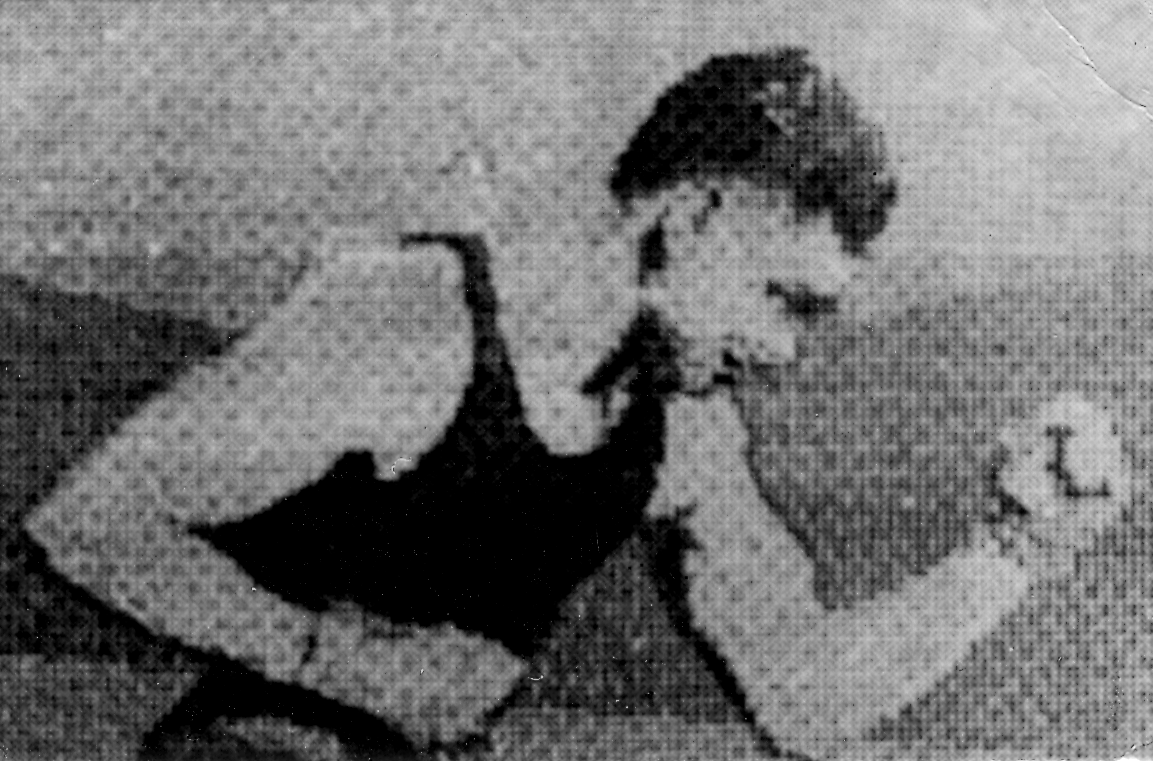
#> input picture images/0.tif, 1153 x 761 px, found by its file name
$ jupyter execute 12_Image-Processing.ipynb   (shell and % lines are left out)
#> lines starting #> are read from the running program, lines starting #| are printed output that depends on the picture; long printed decimals are rounded
[cell 1]
import numpy as np
import matplotlib.pyplot as plt

[cell 2]
img1 = plt.imread('/home/hamza/Desktop/LEARNING/Complete NumPy Masterclass Go from Zero to Hero in Numpy/21. Downloadable Code Bundle/CodeBundle/images/0.tif')
#> img1 is the input picture: shape (761, 1153); min 0, max 255, mean 112.4

[cell 3]
plt.imshow(img1)
plt.axis('off')
plt.title('Tree')
plt.show()

[cell 4]
plt.imsave('/home/hamza/Desktop/LEARNING/Complete NumPy Masterclass Go from Zero to Hero in Numpy/21. Downloadable Code Bundle/CodeBundle/images/output/0.png', img1)

[cell 5]
img1 = plt.imread('/home/hamza/Desktop/LEARNING/Complete NumPy Masterclass Go from Zero to Hero in Numpy/21. Downloadable Code Bundle/CodeBundle/images/1.tif')
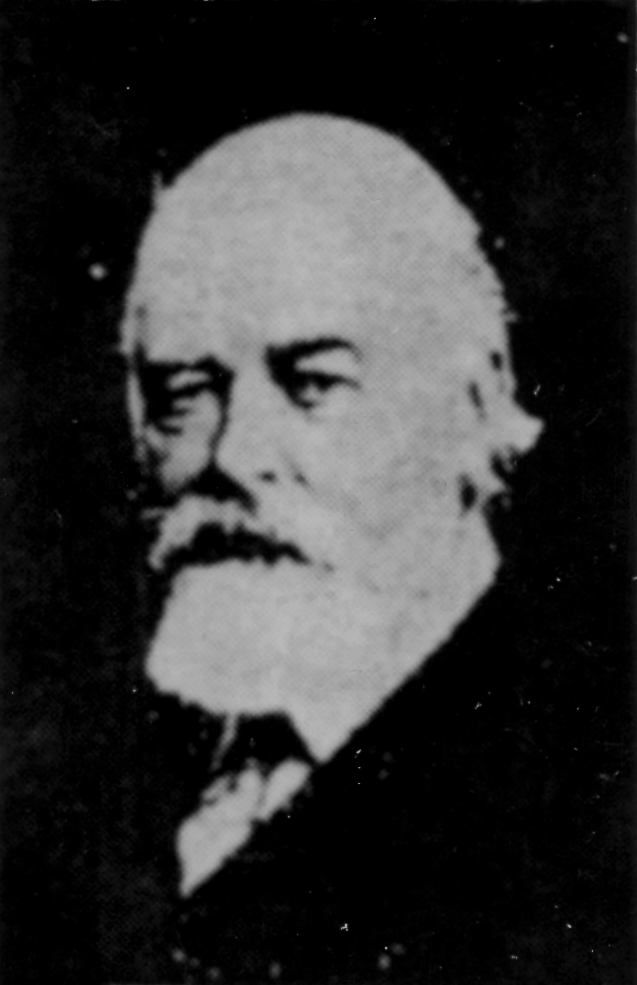
#> input picture images/1.tif, 637 x 985 px, found by its file name
#> img1 is the input picture: shape (985, 637); min 0, max 189, mean 50
plt.imshow(img1)
plt.imshow(img1, cmap='gray')
plt.axis('off')
plt.show()

# NumPy for Images

[cell 6]
img1 = plt.imread('/home/hamza/Desktop/LEARNING/Complete NumPy Masterclass Go from Zero to Hero in Numpy/21. Downloadable Code Bundle/CodeBundle/images/0.tif')
img2 = plt.imread('/home/hamza/Desktop/LEARNING/Complete NumPy Masterclass Go from Zero to Hero in Numpy/21. Downloadable Code Bundle/CodeBundle/images/1.tif')

print(type(img1))
#| <class 'numpy.ndarray'>
print(img1.shape)
#| (761, 1153)
print(img1.ndim)
#| 2
print(img1.size)
#| 877433

print(img1.dtype)
#| uint8
print(img1.nbytes)
#| 877433

[cell 7]
print(type(img2))
#| <class 'numpy.ndarray'>
print(img2.shape)
#| (985, 637)
print(img2.ndim)
#| 2
print(img2.size)
#| 627445

print(img2.dtype)
#| uint8
print(img2.nbytes)
#| 627445

[cell 8]
print(img2[10, 10])
#| 1

# Image Statistics

[cell 9]
img1 = plt.imread('/home/hamza/Desktop/LEARNING/Complete NumPy Masterclass Go from Zero to Hero in Numpy/21. Downloadable Code Bundle/CodeBundle/images/3.tif')
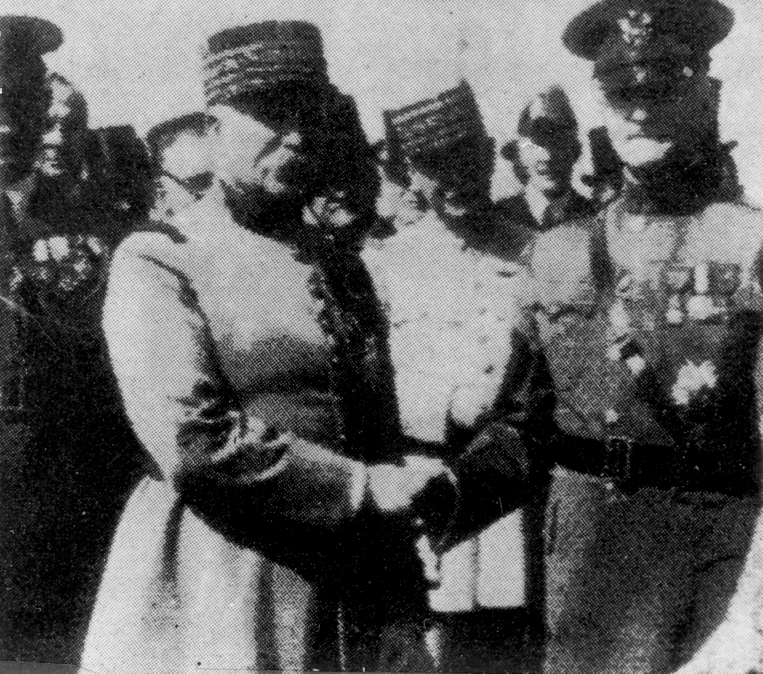
#> input picture images/3.tif, 1525 x 1347 px, found by its file name (shown at 1/2 size)
#> img1 is the input picture: shape (1347, 1525); min 0, max 255, mean 94

print(img1.min())
#| 0
print(img1.max())
#| 255
print(img1.mean())
#| 94.011

[cell 10]
print(np.median(img1))
#| 70.0
print(np.average(img1))
#| 94.011
print(np.mean(img1))
#| 94.011
print(np.std(img1))
#| 77.702
print(np.var(img1))
#| 6037.676

# Image Mask

# Image Channels

[cell 11]
img1 = plt.imread('/home/hamza/Desktop/LEARNING/Complete NumPy Masterclass Go from Zero to Hero in Numpy/21. Downloadable Code Bundle/CodeBundle/images/5.jpeg')
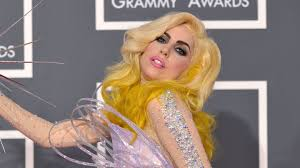
#> input picture images/5.jpeg, 300 x 168 px, found by its file name
#> img1 is the input picture: shape (168, 300, 3); mean R, G, B 145.8, 130, 119.9

r = img1[:, :, 0]
g = img1[:, :, 1]
b = img1[:, :, 2]

output = np.dstack((r, g, b))
plt.imshow(output)
plt.show()

# Arithmetic Operations on Images

[cell 12]
img1 = plt.imread('/home/hamza/Desktop/LEARNING/Complete NumPy Masterclass Go from Zero to Hero in Numpy/21. Downloadable Code Bundle/CodeBundle/images/7.jpeg')
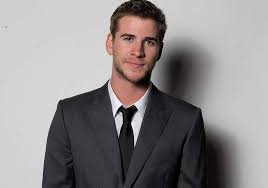
#> input picture images/7.jpeg, 268 x 188 px, found by its file name
#> img1 is the input picture: shape (188, 268, 3); mean R, G, B 141.7, 137.6, 138
img2 = plt.imread('/home/hamza/Desktop/LEARNING/Complete NumPy Masterclass Go from Zero to Hero in Numpy/21. Downloadable Code Bundle/CodeBundle/images/6.jpg')
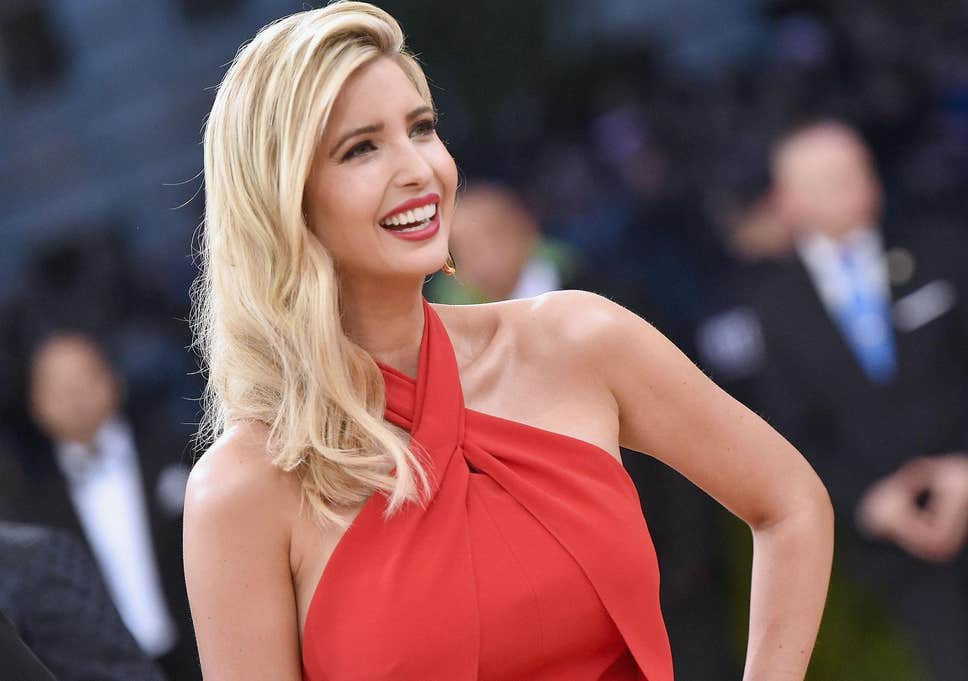
#> input picture images/6.jpg, 968 x 681 px, found by its file name
#> img2 is the input picture: shape (681, 968, 3); mean R, G, B 119.5, 88.2, 89.9

plt.imshow(img1)
plt.show()
plt.imshow(img2)
plt.show()

[cell 13]
plt.imshow(np.flip(img1, -2))
plt.show()

[cell 14]
plt.imshow(np.flip(img1, 0))
plt.show()

[cell 15]
plt.imshow(np.flip(img1, 1))
plt.show()

[cell 16]
plt.imshow(np.flip(img1, 2))
plt.show()
#> figure, not shown here; B, G, R data is drawn as R, G, B

[cell 17]
plt.imshow(np.roll(img1, 2048))
plt.show()

[cell 18]
plt.imshow(np.fliplr(img1))
plt.show()

[cell 19]
plt.imshow(np.flipud(img2))
plt.show()

[cell 20]
plt.imshow(np.rot90(img2))
plt.show()
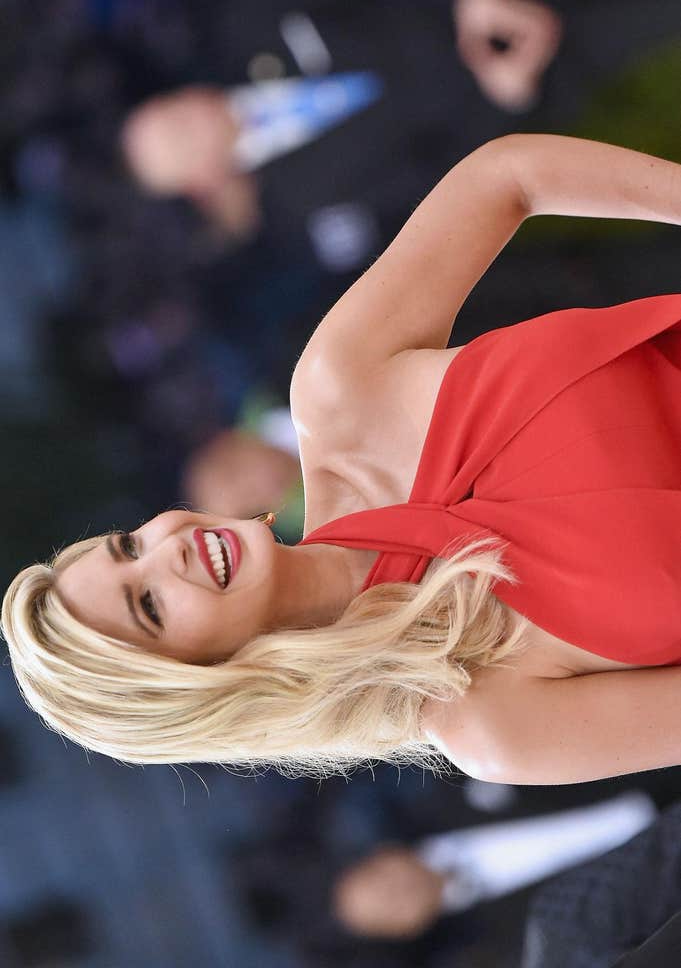
#> shown: shape (968, 681, 3); mean R, G, B 119.5, 88.2, 89.9

# Logical Operations

[cell 21]
plt.subplot(1, 2, 1)
plt.imshow(img1)
plt.subplot(1, 2, 2)
plt.imshow(np.bitwise_not(img1))
plt.show()
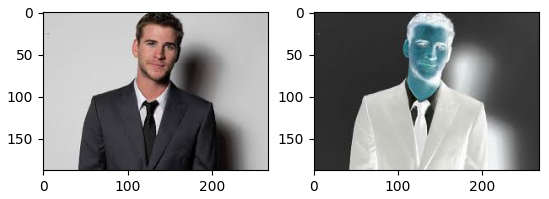
#> figure drawn by matplotlib, 2 panels

[cell 22]
plt.subplot(1, 2, 1)
plt.imshow(img1, cmap = 'gray')
plt.subplot(1, 2, 2)
plt.imshow(np.bitwise_not(img1), cmap = 'gray')
plt.show()

# Image Histograms with NumPy and Matplotlib

[cell 23]
img1 = plt.imread('/home/hamza/Desktop/LEARNING/Complete NumPy Masterclass Go from Zero to Hero in Numpy/21. Downloadable Code Bundle/CodeBundle/images/5.jpeg')

r = img1[:, :, 0]
g = img1[:, :, 1]
b = img1[:, :, 2]

[cell 24]
plt.subplots_adjust(hspace=0.5, wspace=0.5)

plt.subplot(2, 2, 1)
plt.title('Original Image')
plt.imshow(img1)

hist, bins = np.histogram(r.ravel(), bins=256, range=(0, 256))
#> hist = 256 values, max 3131 at index 98, min 0 at index 0, mean 196.9; bins = 257 values from 0 to 256
plt.subplot(2, 2, 2)
plt.title('Red Histogram')
plt.bar(bins[:-1], hist)

hist, bins = np.histogram(g.ravel(), bins=256, range=(0, 256))
#> hist = 256 values, max 3193 at index 98, min 0 at index 1, mean 196.9
plt.subplot(2, 2, 3)
plt.title('Green Histogram')
plt.bar(bins[:-1], hist)

hist, bins = np.histogram(b.ravel(), bins=256, range=(0, 256))
#> hist = 256 values, max 3330 at index 106, min 0 at index 254, mean 196.9
plt.subplot(2, 2, 4)
plt.title('Blue Histogram')
plt.bar(bins[:-1], hist)

plt.show()
#> figure, not shown here; panel 2: tallest bar 3131 high, from x = 97.6 to 98.4; panel 3: tallest bar 3193 high, from x = 97.6 to 98.4; panel 4: tallest bar 3330 high, from x = 105.6 to 106.4

[cell 25]
img1 = plt.imread('/home/hamza/Desktop/LEARNING/Complete NumPy Masterclass Go from Zero to Hero in Numpy/21. Downloadable Code Bundle/CodeBundle/images/6.jpg')

r = img1[:, :, 0]
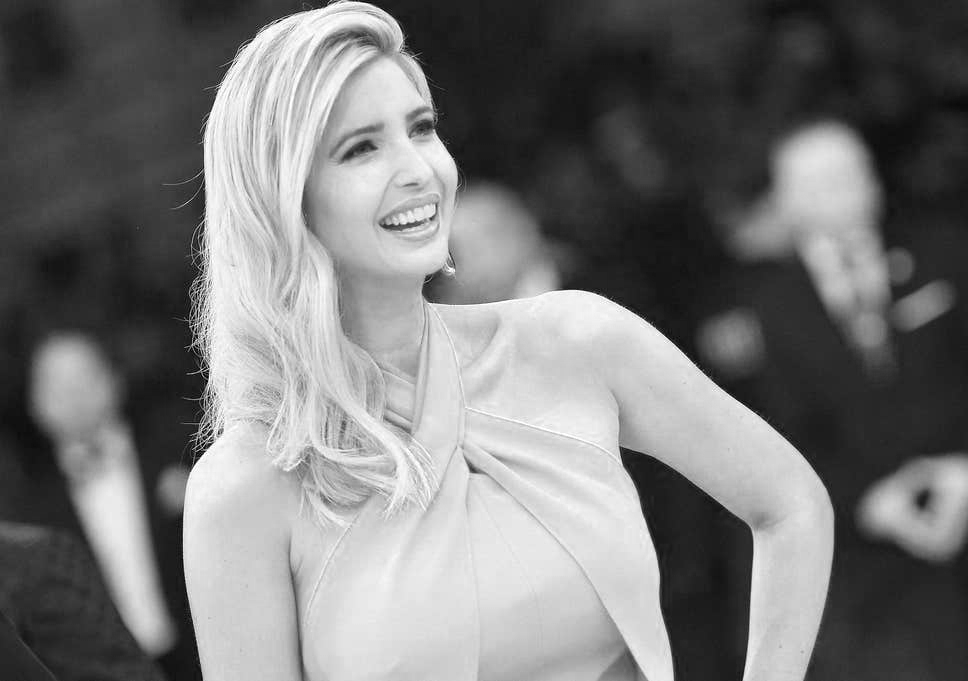
#> r: shape (681, 968); min 0, max 255, mean 119.5
g = img1[:, :, 1]
#> g: shape (681, 968)
b = img1[:, :, 2]
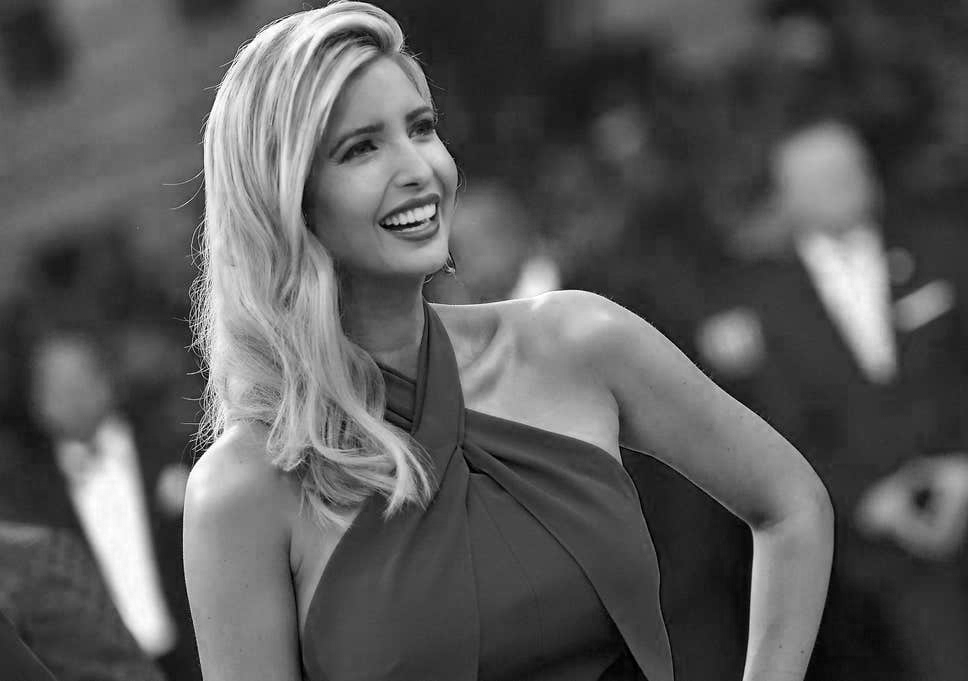
#> b: shape (681, 968); min 0, max 255, mean 89.9

plt.subplots_adjust(hspace=0.5, wspace=0.5)

plt.subplot(2, 2, 1)
plt.title('Original Image')
plt.imshow(img1)

plt.subplot(2, 2, 2)
plt.title('Red Histogram')
plt.hist(r.ravel(), bins=256, range=(0, 256))

plt.subplot(2, 2, 3)
plt.title('Green Histogram')
plt.hist(g.ravel(), bins=256, range=(0, 256))

plt.subplot(2, 2, 4)
plt.title('Blue Histogram')
plt.hist(b.ravel(), bins=256, range=(0, 256))

plt.show()
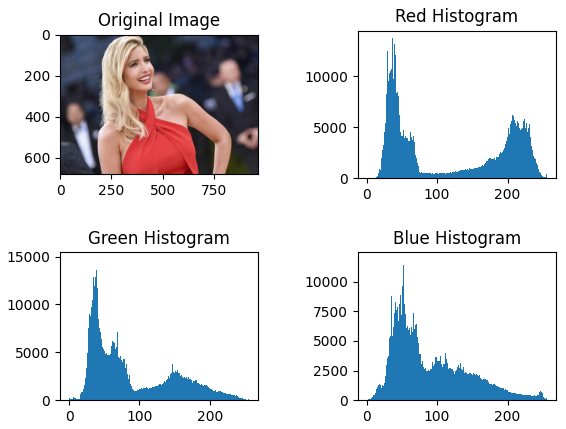
#> figure drawn by matplotlib, 4 panels; panel 2: tallest bar 13809 high, from x = 36 to 37; panel 3: tallest bar 14705 high, from x = 35 to 36; panel 4: tallest bar 11889 high, from x = 51 to 52
